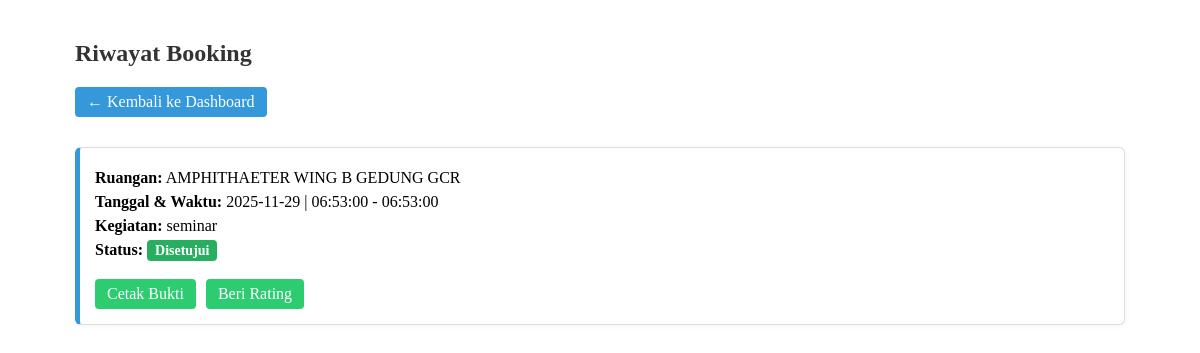
The app's page /pages/history.php (signed in) with its own data.
### tables this page shows
CREATE TABLE IF NOT EXISTS `bookings` (
  `id` int NOT NULL AUTO_INCREMENT,
  `ruangan_id` int NOT NULL,
  `user_id` int NOT NULL,
  `nama_pemesan` varchar(255) NOT NULL,
  `email_pemesan` varchar(255) NOT NULL,
  `tanggal` date NOT NULL,
  `jam_mulai` time NOT NULL,
  `jam_selesai` time NOT NULL,
  `kegiatan` text NOT NULL,
  `surat_izin` varchar(255) DEFAULT NULL,
  `status` enum('diproses','disetujui','ditolak') DEFAULT 'diproses',
  `alasan_penolakan` text,
  `processed_by` int DEFAULT NULL,
  `processed_at` timestamp NULL DEFAULT NULL,
  `created_at` timestamp NULL DEFAULT CURRENT_TIMESTAMP,
  `notif_panitia` tinyint(1) DEFAULT '0',
  PRIMARY KEY (`id`),
  KEY `ruangan_id` (`ruangan_id`),
  KEY `user_id` (`user_id`),
  CONSTRAINT `bookings_ibfk_1` FOREIGN KEY (`ruangan_id`) REFERENCES `ruangan` (`id`),
  CONSTRAINT `bookings_ibfk_2` FOREIGN KEY (`user_id`) REFERENCES `users` (`id`)
);

CREATE TABLE IF NOT EXISTS `ruangan` (
  `id` int NOT NULL AUTO_INCREMENT,
  `nama` varchar(255) NOT NULL,
  `kapasitas` int DEFAULT NULL,
  `fasilitas` text,
  `lokasi` varchar(255) DEFAULT NULL,
  `status` enum('kosong','terbooking') DEFAULT 'kosong',
  `created_at` timestamp NULL DEFAULT CURRENT_TIMESTAMP,
  PRIMARY KEY (`id`)
);

### pages/history.php (the view, shortened to what this page needs)
<?php
$db = (new Database())->getConnection();
$stmt = $db->prepare("
    SELECT b.*, r.nama AS ruangan, rt.rating, rt.komentar
    FROM bookings b
    JOIN ruangan r ON r.id = b.ruangan_id
    LEFT JOIN ratings rt
        ON rt.ruangan_id = b.ruangan_id AND rt.user_id = b.user_id
    WHERE b.user_id = ?
    ORDER BY b.created_at DESC
");
$stmt->execute([$_SESSION['user_id']]);
$list = $stmt->fetchAll(PDO::FETCH_ASSOC);
?>
<!DOCTYPE html>
<html>
<head>
    <link rel="stylesheet" href="../style.css">
</head>
<body>
<div class="dashboard">
    <h2>Riwayat Booking</h2>
    <a href="dashboard.php" class="btn">← Kembali ke Dashboard</a>
    <?php foreach ($list as $b): ?>
        <div class="card">
            <p><strong>Ruangan:</strong> <?= htmlspecialchars($b['ruangan']) ?></p>
            <p><strong>Tanggal & Waktu:</strong> <?= $b['tanggal'] ?> | <?= $b['jam_mulai'] ?> - <?= $b['jam_selesai'] ?></p>
            <p><strong>Kegiatan:</strong> <?= htmlspecialchars($b['kegiatan']) ?></p>
            <p><strong>Status:</strong> <span class="status <?= $b['status'] ?>"><?= ucfirst($b['status']) ?></span></p>
            <div class="action-row">
                <?php if($b['status'] !== 'diproses'): ?>
                    <a class="btn-submit" href="bukti_booking.php?id=<?= $b['id'] ?>">Cetak Bukti</a>
                <?php endif; ?>
                <?php if(isset($b['rating']) && $b['rating'] > 0): ?>
                    <span class="rating">Rating: <?= htmlspecialchars($b['rating']) ?> ⭐</span>
                <?php elseif($b['status'] === 'disetujui'): ?>
                    <a class="btn-submit" href="rating.php?id=<?= $b['id'] ?>">Beri Rating</a>
                <?php endif; ?>
            </div>
        </div>
    <?php endforeach; ?>
</div>
</body>
</html>

### style.css (style rules this page uses)
a { text-decoration: none; }
.dashboard { max-width: 1050px; margin: 25px auto; padding: 15px; }
.card { background: #fff; padding: 18px; margin: 15px 0; border-radius: 8px; box-shadow: 0 3px 6px rgba(0,0,0,0.08); }
h2 { margin-top: 0; color: #333; }
.btn-submit { background: #4CAF50; color: white; padding: 10px 14px; border: none; border-radius: 5px; cursor: pointer; margin-top: 8px; }
.btn { display: inline-block; background: #007bff; color: #fff; padding: 8px 12px; border-radius: 4px; }
.status { padding: 4px 7px; border-radius: 4px; color: white; font-size: 13px; }
.status.disetujui { background: #4CAF50; }

### pages/history.php (style rules this page uses)
.dashboard h2 { margin-bottom: 20px; }
.btn { text-decoration: none; background: #3498db; color: #fff; padding: 6px 12px; border-radius: 4px; margin-bottom: 15px; display: inline-block; }
.card { border: 1px solid #ddd; border-left: 5px solid #3498db; padding: 15px; margin-bottom: 15px; border-radius: 6px; box-shadow: 1px 1px 5px rgba(0,0,0,0.05); }
.card p { margin: 6px 0; }
.status { font-weight: bold; padding: 3px 8px; border-radius: 4px; color: #fff; font-size: 14px; }
.status.disetujui { background: #27ae60; }
.btn-submit { text-decoration: none; background: #2ecc71; color: #fff; padding: 6px 12px; border-radius: 4px; display: inline-block; margin-top: 10px; }
.action-row { display: flex; align-items: center; gap: 10px; margin-top: 10px; }

### records on screen
bookings: ruangan.nama "AMPHITHAETER WING B GEDUNG GCR", tanggal "2025-11-29", jam_mulai "06:53:00", jam_selesai "06:53:00", kegiatan "seminar", status "Disetujui"
